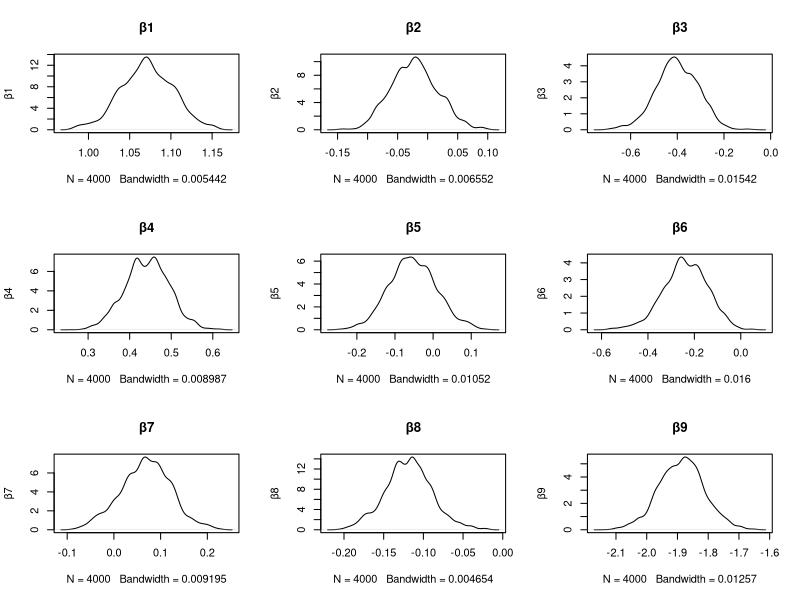
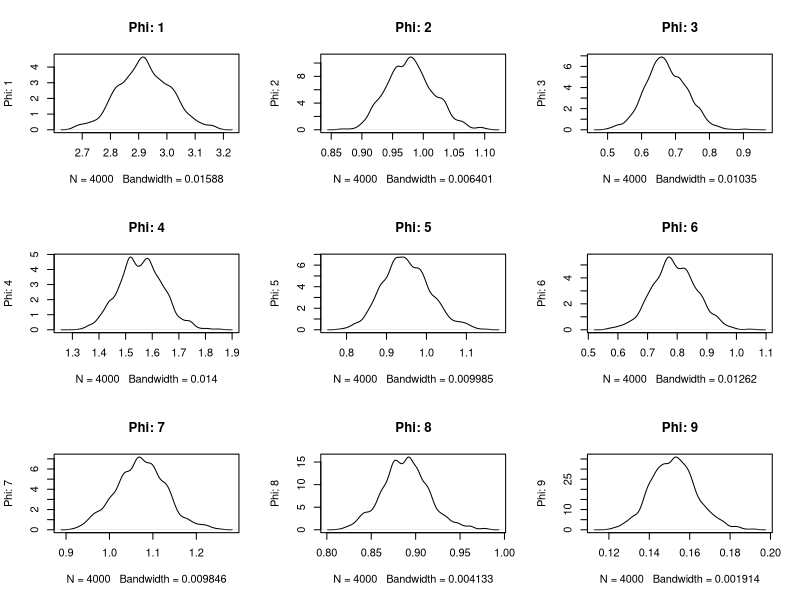
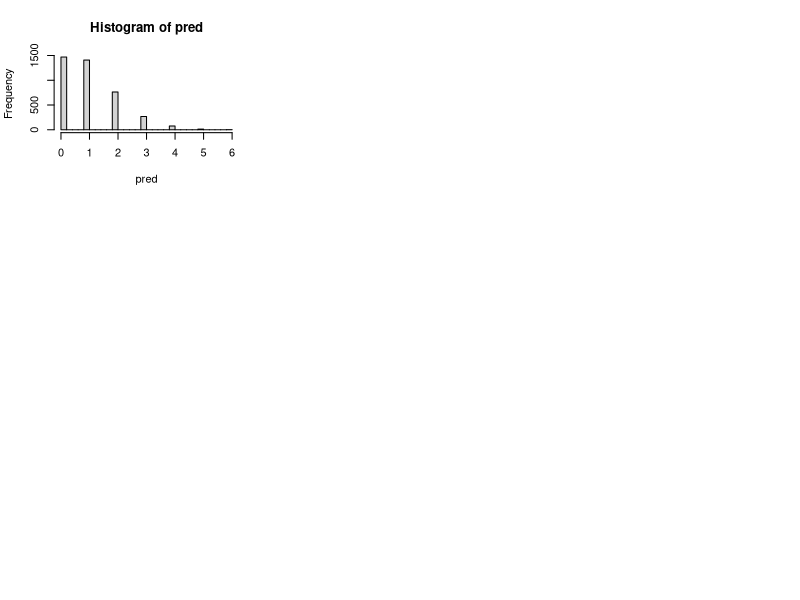

The R source for these figures, in order:
########################## Lab 4 ##########################

library(mvtnorm)

############# Task 1 #############
# Consider the following Poisson regression model:
#   y_i | β ~ Poisson[ exp(t(x_i) * β ) ], i = 1, ..., n

dataset <- read.table("eBayNumberOfBidderData.dat", header = TRUE)
X <- dataset[, -1]
Y <- dataset[, 1]

# a)
# Obtain the maximum likelihood estimatior of β

# Fit Poisson model
nBids.fitted <- glm(formula = nBids ~.-Const,
               data = dataset,
               family = poisson)

# Find significant coefficients
# 99.9%: (Intercept), VerifyID, Sealed, LogBook, MinBidShare
# 95%: MajBlen
nBids.summary <- summary(nBids.fitted)

# b)
# Bayesian Analysis of the Poisson regression
# Zellner's prior:
#     β ~ N(0, 100 * (t(X)*X)^(-1)), X: n x p covariate matrix
#
# Approximate posterior density:
#     β | y ~ N[ B_hat, Jy(β_hat)^(-1) ]

# Functions
logPostPois <- function(β, mu, sigma, y, X) {
  n <- length(Y)
  
  # log likelihood
  log.likelihood <- sum(y * X %*% β - exp(X %*% β))
  
  # If log.likelihood -Inf or Inf
  if (abs(log.likelihood) == Inf) log.likelihood = -20000;

  # log prior
  # OBS: Use dmvnorm!! You want the likelihood of the betas!
  log.prior <- dmvnorm(x = β, mean = mu, sigma = sigma, log = TRUE)
  
  return (log.likelihood + log.prior)
}

# Setup
X.matrix <- as.matrix(X)
beta_init <- as.matrix(10 * rep(1, dim(X.matrix)[2]))
sigma <- 100 * solve(t(X.matrix)%*%(X.matrix))
mu <- rep(0, dim(sigma)[2])
optim.res <- optim(par = beta_init,
                   fn = logPostPois,
                   gr = NULL,
                   mu = mu,
                   sigma = sigma,
                   y = Y,
                   X = X.matrix,
                   method = "BFGS",
                   control = list(fnscale = -1),
                   hessian = TRUE
                   )

β.mode <- optim.res$par # Mode of betas
β.neg.inv.hessian <- -solve(optim.res$hessian) # Negative inverse hessian, when betas = mode

# c) Metropolis

# Functions
Metropolis <- function(theta, logPostFunc, c, Σ, nDraws, warmUp, ...) {
  theta_c <- theta # theta_c: Current thetas
  thetas <- matrix(nrow = nDraws,
                   ncol = length(theta))
  sigma_c <- c * Σ
  for (i in -warmUp:nDraws) {
    
    # Generate new thetas in the surounding area of theta_c
    theta_p <- as.vector(rmvnorm(n = 1, mean = theta_c, sigma = sigma_c)) 
  
    log.post.p <- logPostFunc(theta_p, ...)
    log.post.c <- logPostFunc(theta_c, ...)
    
    # Calculate the acceptance probability.
    # If there's a high probability of theta_p, accept_prob will be equal to 1 and the bern trial will 
    # draw in its favour.
    accept_prob <- min(1, exp(log.post.p - log.post.c))
    
    # Bern trial to decide if theta_c should continue as before or if a "jump" to newly generated theta_p should be made
    bern_trial <- rbinom(1, size = 1, prob = accept_prob)
    
    # Set theta_c to new value
    if (bern_trial == 1) {
      theta_c <- theta_p
    }
  
    # When burn-in is passed, start to save the theta-values
    if(i > 0) thetas[i, ] <- theta_c;
  }
  
  return(thetas)
}

# Setup
X.matrix <- as.matrix(X)
beta_init <- rep(0, dim(X.matrix)[2])
sigma <- 100 * solve(t(X.matrix)%*%(X.matrix))
mu <- rep(0, dim(sigma)[2])
c = 0.5

nDraws = 4000 # No. of draws
warmUp = round(nDraws/5) # No. of Burn-in

metropolis.res <- Metropolis(theta = beta_init,
                             logPostFunc = logPostPois,
                             c = c,
                             Σ = β.neg.inv.hessian,
                             nDraws = nDraws,
                             warmUp = warmUp,
                             mu = mu,
                             sigma = sigma,
                             y = Y,
                             X = X.matrix)

postPhi <- exp(metropolis.res) # Phi = exp(β) is often more interprentable

# Plot β
par(mfrow = c(3, 3))
for (i in 1:dim(metropolis.res)[2]) {
  main_legend <- paste(c("β", i), collapse = "")
  plot(density(metropolis.res[, i]),
       main = main_legend,
       type = 'l',
       ylab = main_legend)
}

# Plot Phis
par(mfrow = c(3, 3))
for (i in 1:dim(postPhi)[2]) {
  main_legend <- paste(c("Phi:", i), collapse = " ")
  plot(density(postPhi[, i]),
       main = main_legend,
       type = 'l',
       ylab = main_legend)
}

# d) Use draws in c) to simulate the predictive distribution of a new bid

new_bid <- c(1, 1, 1, 1, 0, 0, 0, 1, 0.5)

# Simulation from predictive distribution by using Metropolis betas
# Simulate from Poisson distribution with lambda = exp(x_i * β)
lambda <- metropolis.res %*% new_bid
pred <- rpois(n = nDraws,
              exp(lambda))

# Hist draws
hist(pred, breaks = 30)

# Calculate probability of no bidders
prob_no_bidder <- sum(pred == 0)/length(pred)
